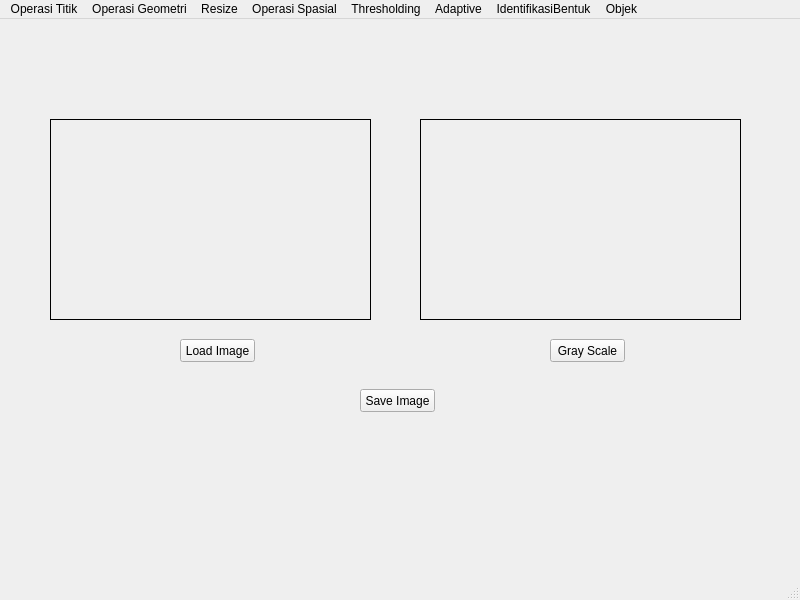
<?xml version="1.0" encoding="UTF-8"?>
<ui version="4.0">
 <class>MainWindow</class>
 <widget class="QMainWindow" name="MainWindow">
  <property name="geometry">
   <rect>
    <x>0</x>
    <y>0</y>
    <width>800</width>
    <height>600</height>
   </rect>
  </property>
  <property name="windowTitle">
   <string>MainWindow</string>
  </property>
  <widget class="QWidget" name="centralwidget">
   <widget class="QLabel" name="imgLabel">
    <property name="geometry">
     <rect>
      <x>50</x>
      <y>100</y>
      <width>321</width>
      <height>201</height>
     </rect>
    </property>
    <property name="frameShape">
     <enum>QFrame::Box</enum>
    </property>
    <property name="text">
     <string/>
    </property>
   </widget>
   <widget class="QPushButton" name="loadButton">
    <property name="geometry">
     <rect>
      <x>180</x>
      <y>320</y>
      <width>75</width>
      <height>23</height>
     </rect>
    </property>
    <property name="text">
     <string>Load Image</string>
    </property>
   </widget>
   <widget class="QPushButton" name="grayButton">
    <property name="geometry">
     <rect>
      <x>550</x>
      <y>320</y>
      <width>75</width>
      <height>23</height>
     </rect>
    </property>
    <property name="text">
     <string>Gray Scale</string>
    </property>
   </widget>
   <widget class="QLabel" name="hasilLabel">
    <property name="geometry">
     <rect>
      <x>420</x>
      <y>100</y>
      <width>321</width>
      <height>201</height>
     </rect>
    </property>
    <property name="frameShape">
     <enum>QFrame::Box</enum>
    </property>
    <property name="text">
     <string/>
    </property>
   </widget>
   <widget class="QPushButton" name="saveImage">
    <property name="geometry">
     <rect>
      <x>360</x>
      <y>370</y>
      <width>75</width>
      <height>23</height>
     </rect>
    </property>
    <property name="text">
     <string>Save Image</string>
    </property>
   </widget>
  </widget>
  <widget class="QMenuBar" name="menubar">
   <property name="geometry">
    <rect>
     <x>0</x>
     <y>0</y>
     <width>800</width>
     <height>21</height>
    </rect>
   </property>
   <widget class="QMenu" name="menuOperasi_Titik">
    <property name="title">
     <string>Operasi Titik</string>
    </property>
    <addaction name="actionBrightness"/>
    <addaction name="actionSimple_Contrast"/>
    <addaction name="actionContrast_Stretching"/>
    <addaction name="actionNegative_Image"/>
    <addaction name="actionBiner_Image"/>
    <addaction name="actionHistogram_Grayscale"/>
    <addaction name="actionHistogram_RGB"/>
    <addaction name="actionHistogram_Equalization"/>
   </widget>
   <widget class="QMenu" name="menuOperasi_Geometri">
    <property name="title">
     <string>Operasi Geometri</string>
    </property>
    <widget class="QMenu" name="menuMenu_Rotasi">
     <property name="title">
      <string>Menu Rotasi</string>
     </property>
     <addaction name="actionRotasi_Minus_45"/>
     <addaction name="actionRotasi_45"/>
     <addaction name="actionRotasi_Minus_90"/>
     <addaction name="actionRotasi_90"/>
     <addaction name="actionRotasi_180"/>
    </widget>
    <addaction name="actionTranslasi"/>
    <addaction name="menuMenu_Rotasi"/>
   </widget>
   <widget class="QMenu" name="menuResize">
    <property name="title">
     <string>Resize</string>
    </property>
    <addaction name="actionZoom_In"/>
    <addaction name="actionZoom_Out"/>
    <addaction name="actionSkewed_Image"/>
    <addaction name="actionCrop"/>
   </widget>
   <widget class="QMenu" name="menuOperasi_Spasial">
    <property name="title">
     <string>Operasi Spasial</string>
    </property>
    <widget class="QMenu" name="menuDeteksi_Tepi">
     <property name="title">
      <string>Deteksi Tepi</string>
     </property>
     <addaction name="actionSobel"/>
     <addaction name="actionCanny"/>
    </widget>
    <widget class="QMenu" name="menuMorfologi">
     <property name="title">
      <string>Morfologi</string>
     </property>
     <addaction name="actionDilasi"/>
     <addaction name="actionErosi"/>
     <addaction name="actionOpening"/>
     <addaction name="actionClosing"/>
    </widget>
    <addaction name="menuDeteksi_Tepi"/>
    <addaction name="menuMorfologi"/>
   </widget>
   <widget class="QMenu" name="menuThresholding">
    <property name="title">
     <string>Thresholding</string>
    </property>
    <addaction name="actionBinary"/>
    <addaction name="actionBinary_Invers"/>
    <addaction name="actionTrunc"/>
    <addaction name="actionTo_Zero"/>
    <addaction name="actionTo_Zero_Invers"/>
   </widget>
   <widget class="QMenu" name="menuAdaptive">
    <property name="title">
     <string>Adaptive</string>
    </property>
    <addaction name="actionThresh_Mean"/>
    <addaction name="actionThresh_Gausian"/>
    <addaction name="actionOtsu"/>
   </widget>
   <widget class="QMenu" name="menuIdentifikasiBentuk">
    <property name="title">
     <string>IdentifikasiBentuk</string>
    </property>
    <addaction name="actionIdentify_Contours"/>
   </widget>
   <widget class="QMenu" name="menuObjek">
    <property name="title">
     <string>Objek</string>
    </property>
    <addaction name="actionObject_Detection"/>
   </widget>
   <addaction name="menuOperasi_Titik"/>
   <addaction name="menuOperasi_Geometri"/>
   <addaction name="menuResize"/>
   <addaction name="menuOperasi_Spasial"/>
   <addaction name="menuThresholding"/>
   <addaction name="menuAdaptive"/>
   <addaction name="menuIdentifikasiBentuk"/>
   <addaction name="menuObjek"/>
  </widget>
  <widget class="QStatusBar" name="statusbar"/>
  <action name="actionBrightness">
   <property name="text">
    <string>Brightness</string>
   </property>
  </action>
  <action name="actionSimple_Contrast">
   <property name="text">
    <string>Simple Contrast</string>
   </property>
  </action>
  <action name="actionContrast_Stretching">
   <property name="text">
    <string>Contrast Stretching</string>
   </property>
  </action>
  <action name="actionNegative_Image">
   <property name="text">
    <string>Negative Image</string>
   </property>
  </action>
  <action name="actionBiner_Image">
   <property name="text">
    <string>Biner Image</string>
   </property>
  </action>
  <action name="actionHistogram_Grayscale">
   <property name="text">
    <string>Histogram Grayscale</string>
   </property>
  </action>
  <action name="actionHistogram_RGB">
   <property name="text">
    <string>Histogram RGB</string>
   </property>
  </action>
  <action name="actionHistogram_Equalization">
   <property name="text">
    <string>Histogram Equalization</string>
   </property>
  </action>
  <action name="actionTranslasi">
   <property name="text">
    <string>Translasi</string>
   </property>
  </action>
  <action name="actionRotasi_Minus_45">
   <property name="text">
    <string>Rotasi Minus 45</string>
   </property>
  </action>
  <action name="actionRotasi_45">
   <property name="text">
    <string>Rotasi 45</string>
   </property>
  </action>
  <action name="actionRotasi_Minus_90">
   <property name="text">
    <string>Rotasi Minus 90</string>
   </property>
  </action>
  <action name="actionRotasi_90">
   <property name="text">
    <string>Rotasi 90</string>
   </property>
  </action>
  <action name="actionRotasi_180">
   <property name="text">
    <string>Rotasi 180</string>
   </property>
  </action>
  <action name="actionZoom_In">
   <property name="text">
    <string>Zoom In</string>
   </property>
  </action>
  <action name="actionZoom_Out">
   <property name="text">
    <string>Zoom Out</string>
   </property>
  </action>
  <action name="actionSkewed_Image">
   <property name="text">
    <string>Skewed Image</string>
   </property>
  </action>
  <action name="actionCrop">
   <property name="text">
    <string>Crop</string>
   </property>
  </action>
  <action name="actionSobel">
   <property name="text">
    <string>Sobel</string>
   </property>
  </action>
  <action name="actionCanny">
   <property name="text">
    <string>Canny</string>
   </property>
  </action>
  <action name="actionDilasi">
   <property name="text">
    <string>Dilasi</string>
   </property>
  </action>
  <action name="actionErosi">
   <property name="text">
    <string>Erosi</string>
   </property>
  </action>
  <action name="actionOpening">
   <property name="text">
    <string>Opening</string>
   </property>
  </action>
  <action name="actionClosing">
   <property name="text">
    <string>Closing</string>
   </property>
  </action>
  <action name="actionBinary">
   <property name="text">
    <string>Binary</string>
   </property>
  </action>
  <action name="actionBinary_Invers">
   <property name="text">
    <string>Binary Invers</string>
   </property>
  </action>
  <action name="actionTrunc">
   <property name="text">
    <string>Trunc</string>
   </property>
  </action>
  <action name="actionTo_Zero">
   <property name="text">
    <string>To Zero</string>
   </property>
  </action>
  <action name="actionTo_Zero_Invers">
   <property name="text">
    <string>To Zero Invers</string>
   </property>
  </action>
  <action name="actionThresh_Mean">
   <property name="text">
    <string>Thresh Mean</string>
   </property>
  </action>
  <action name="actionThresh_Gausian">
   <property name="text">
    <string>Thresh Gausian</string>
   </property>
  </action>
  <action name="actionOtsu">
   <property name="text">
    <string>Otsu</string>
   </property>
  </action>
  <action name="actionIdentify_Contours">
   <property name="text">
    <string>Identify Contours</string>
   </property>
  </action>
  <action name="actionObject_Detection">
   <property name="text">
    <string>Object Detection</string>
   </property>
  </action>
 </widget>
 <resources/>
 <connections/>
</ui>
